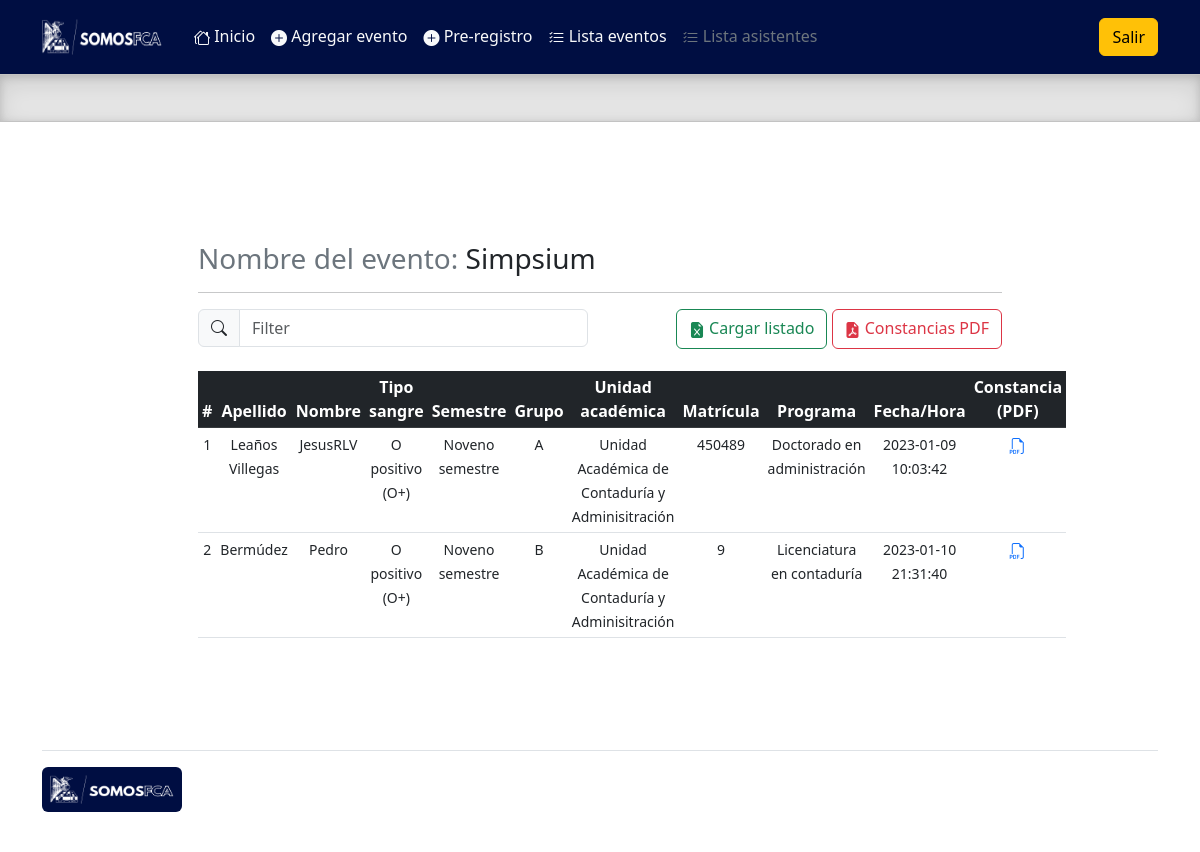
The page /admin/lista_individual_asistentes.php?evento=22 on the database its author committed.
### tables this page shows
CREATE TABLE `eventos` (
  `id` int(11) NOT NULL,
  `nombre` varchar(100) NOT NULL,
  `capacidad` int(11) NOT NULL,
  `fecha` date NOT NULL,
  `lugar` varchar(50) NOT NULL,
  `activo` int(11) DEFAULT NULL
);

CREATE TABLE `asistentes` (
  `id` int(11) NOT NULL,
  `nombre` varchar(50) NOT NULL,
  `tipo_asistente` int(11) NOT NULL,
  `apellidos` varchar(50) NOT NULL,
  `curp` varchar(18) NOT NULL,
  `tipo_sangre` int(11) NOT NULL,
  `semestre` int(11) DEFAULT NULL,
  `grupo` varchar(20) DEFAULT NULL,
  `unidad_academica` int(11) NOT NULL,
  `carrera` int(11) NOT NULL COMMENT 'Programa',
  `numero_control` int(11) NOT NULL COMMENT 'Matrícula',
  `evento` int(11) DEFAULT NULL,
  `idQr` varchar(30) NOT NULL
);

CREATE TABLE `sangre` (
  `id` int(11) NOT NULL,
  `tipo_sangre` varchar(20) NOT NULL
);

CREATE TABLE `semestre` (
  `id` int(11) NOT NULL,
  `semestre` varchar(20) NOT NULL
);

CREATE TABLE `unidad_academica` (
  `id` int(11) NOT NULL,
  `unidad_academica` varchar(50) NOT NULL
);

CREATE TABLE `programa` (
  `id` int(11) NOT NULL,
  `programa` varchar(50) NOT NULL
);

CREATE TABLE `registro` (
  `id` int(11) NOT NULL,
  `asistente` int(11) NOT NULL,
  `evento` int(11) NOT NULL,
  `asistencia` int(11) NOT NULL,
  `fecha_registro` datetime NOT NULL,
  `idQr` varchar(30) NOT NULL
);

### admin/query/query_asistentes_individual.php (the view)
<?php
$queryEventos = "SELECT asistentes.id AS id, asistentes.apellidos AS apellidos, asistentes.nombre AS nombre, asistentes.tipo_sangre as tipo_sangre, asistentes.semestre AS semestre, asistentes.grupo AS grupo, asistentes.unidad_academica AS unidad_academica, asistentes.numero_control AS numero_control, asistentes.carrera AS carrera, registro.asistente AS asistente, registro.evento AS evento, registro.asistencia AS asistencia, registro.fecha_registro AS fecha_registro FROM asistentes INNER JOIN registro ON asistentes.id = registro.asistente WHERE registro.evento = '$evento'";
$resultadoEvento = $conn->query($queryEventos);
$numRows = $resultadoEvento->num_rows;
if($numRows >= 1){
$x = 0;
    while($rowEventos = $resultadoEvento->fetch_assoc()){
        $x++;
        echo'
        <tr class="text-center">
            <td><small>'.$x.'</small></td>
            <td><small>'.$rowEventos['apellidos'].'</small></td>
            <td><small>'.$rowEventos['nombre'].'</small></td>';
            $sangre = $rowEventos['tipo_sangre'];
            $sqlSangre = "SELECT * FROM sangre WHERE id = $sangre";
            $resultadoSangre = $conn->query($sqlSangre);
            $rowSangre = $resultadoSangre->fetch_assoc();
            echo'
            <td><small>'.$rowSangre['tipo_sangre'].'</small></td>';
            $semestre = $rowEventos['semestre'];
            $sqlSemestre = "SELECT * FROM semestre WHERE id = $semestre";
            $resultadoSemestre = $conn->query($sqlSemestre);
            $rowSemestre = $resultadoSemestre->fetch_assoc();
            echo'
            <td><small>'.$rowSemestre['semestre'].'</small></td>';
            echo'<td><small>'.$rowEventos['grupo'].'</small></td>';
            $unidad_academica = $rowEventos['unidad_academica'];
            $sqlUnidad_academica = "SELECT * FROM unidad_academica WHERE id = $unidad_academica";
            $resultadoUnidad_academica = $conn->query($sqlUnidad_academica);
            $rowUnidad_academica = $resultadoUnidad_academica->fetch_assoc();
            echo'
            <td><small>'.$rowUnidad_academica['unidad_academica'].'</small></td>';
            echo'<td><small>'.$rowEventos['numero_control'].'</small></td>';
            $carrera = $rowEventos['carrera'];
            $sqlPrograma = "SELECT * FROM programa WHERE id = $carrera";
            $resultadoPrograma = $conn->query($sqlPrograma);
            $rowPrograma = $resultadoPrograma->fetch_assoc();
            echo'
            <td><small>'.$rowPrograma['programa'].'</small></td>'
            ;
            echo'
            <td><small>'.$rowEventos['fecha_registro'].'</small></td>'
            ;
            echo'
            <td><a href="prcd/constancia_pdf.php?id='.$rowEventos['id'].'"><i class="bi bi-filetype-pdf"></i></a></td>
        </tr>
        ';
    }
}
else{
    echo'
    <script>
        alert("No hay personas registradas a este evento");
    </script>
    ';
}
?>

### admin/lista_individual_asistentes.php (shortened to what this page needs)
<!doctype html>
<html lang="en">
  <head>
    <link rel="stylesheet" href="https://cdn.jsdelivr.net/npm/bootstrap-icons@1.10.2/font/bootstrap-icons.css">
    <link href="../assets/dist/css/bootstrap.min.css" rel="stylesheet">
    <?php
    include('prcd/qc.php');
        $evento = $_REQUEST['evento'];
        $nombreEvento = "SELECT * FROM eventos WHERE id = $evento";
        $resultadoEventoSQL = $conn ->query($nombreEvento);
        $rowEventoSQL = $resultadoEventoSQL->fetch_assoc();
    ?>
    <link href="headers.css" rel="stylesheet">
  </head>
  <body>
<main class="mb-0">
  <header class="p-3" style="background-color:#000e42;">
    <div class="container">
      <div class="d-flex flex-wrap align-items-center justify-content-center justify-content-lg-start">
        <a href="/" class="d-flex align-items-center mb-2 mb-lg-0 text-white text-decoration-none">
          <img src="../assets/brand/img/logo.png" width="120" height="36" role="img" alt="">
        </a>
        <ul class="nav col-12 col-lg-auto me-lg-auto mb-2 ms-4 justify-content-center mb-md-0">
          <li><a href="index.php" class="nav-link px-2 text-light"><i class="bi bi-houses"></i> Inicio</a></li>
          <li><a href="alta_eventos.php" class="nav-link px-2 text-light"><i class="bi bi-plus-circle-fill"></i> Agregar evento</a></li>
          <li><a href="alta_asistentes.php" class="nav-link px-2 text-light"><i class="bi bi-plus-circle-fill"></i> Pre-registro</a></li>
          <li><a href="lista_eventos.php" class="nav-link px-2 text-light"><i class="bi bi-list-check"></i> Lista eventos</a></li>
          <li><a href="#" class="nav-link px-2 text-secondary"><i class="bi bi-list-check"></i> Lista asistentes</a></li>
        </ul>
        <div class="text-end">
          <button type="button" class="btn btn-warning">Salir</button>
        </div>
      </div>
    </div>
  </header>
  <div class="b-example-divider">
  </div>
    <div class="container-fluid w-75 h-100 mt-5 mb-5 p-5">
    <h3 class="mt-4 mb-3 text-secondary">Nombre del evento: <span class="text-dark"><? echo $rowEventoSQL['nombre']; ?></span></h3>
        <hr>
        <div class="row">
            <div class="col">
                <div class="input-group mb-4 w-100">
                    <span class="input-group-text" id="basic-addon1"><i class="bi bi-search"></i></span>
                    <input type="text" class="form-control" placeholder="Filter" aria-label="Filter" aria-describedby="basic-addon1" id="myInput">
                </div>
            </div>
            <div class="col text-end">
                <a href="excel_inventario_fechas.php?fecha=<?php echo $fechaBusqueda ?>" class="btn btn-outline-success"><i class="bi bi-file-earmark-excel-fill"></i> Cargar listado</a>
                <a href="excel_inventario_fechas.php?fecha=<?php echo $fechaBusqueda ?>" class="btn btn-outline-danger"><i class="bi bi-file-earmark-pdf-fill"></i> Constancias PDF</a>
            </div>
        </div>
    <table class="table table-hover table-sm">
        <thead class="table-dark text-center">
            <tr>
            <th scope="col">#</th>
            <th scope="col">Apellido</th>
            <th scope="col">Nombre</th>
            <th scope="col">Tipo sangre</th>
            <th scope="col">Semestre</th>
            <th scope="col">Grupo</th>
            <th scope="col">Unidad académica</th>
            <th scope="col">Matrícula</th>
            <th scope="col">Programa</th>
            <th scope="col">Fecha/Hora</th>
            <th scope="col">Constancia (PDF)</th>
            </tr>
        </thead>
        <tbody id="myTable">
        <?php
        include('query/query_asistentes_individual.php');
        ?>
        </tbody>
    </table>
</main>
<div class="container">
  <footer class="d-flex flex-wrap justify-content-between align-items-center py-3 my-4 border-top">
      <p class="col-md-12 mb-0 text-muted"><a href="/" class="col-md-4 d-flex mb-md-0 me-md-auto link-dark text-decoration-none">
                <img src="../assets/brand/img/logo.png" width="140" height="45" role="img" alt="" class="p-2 rounded" style="background-color:#000e42">
            </a></p>
    </footer>
  </div>
  </body>
</html>

### admin/lista_individual_asistentes.php (style rules this page uses)
.b-example-divider { height: 3rem; background-color: rgba(0, 0, 0, .1); border: solid rgba(0, 0, 0, .15); border-width: 1px 0; box-shadow: inset 0 .5em 1.5em rgba(0, 0, 0, .1), inset 0 .125em .5em rgba(0, 0, 0, .15); }
.bi { vertical-align: -.125em; fill: currentColor; }

### rows shown on the page
eventos: nombre "Simpsium"
asistentes: apellidos "Leaños Villegas", nombre "JesusRLV", sangre.tipo_sangre "O positivo (O+)", semestre.semestre "Noveno semestre", grupo "A", unidad_academica.unidad_academica "Unidad Académica de Contaduría y Adminisitración", numero_control "450489", programa.programa "Doctorado en administración", registro.fecha_registro "2023-01-09 10:03:42"
asistentes: apellidos "Bermúdez", nombre "Pedro", sangre.tipo_sangre "O positivo (O+)", semestre.semestre "Noveno semestre", grupo "B", unidad_academica.unidad_academica "Unidad Académica de Contaduría y Adminisitración", numero_control "9", programa.programa "Licenciatura en contaduría", registro.fecha_registro "2023-01-10 21:31:40"
